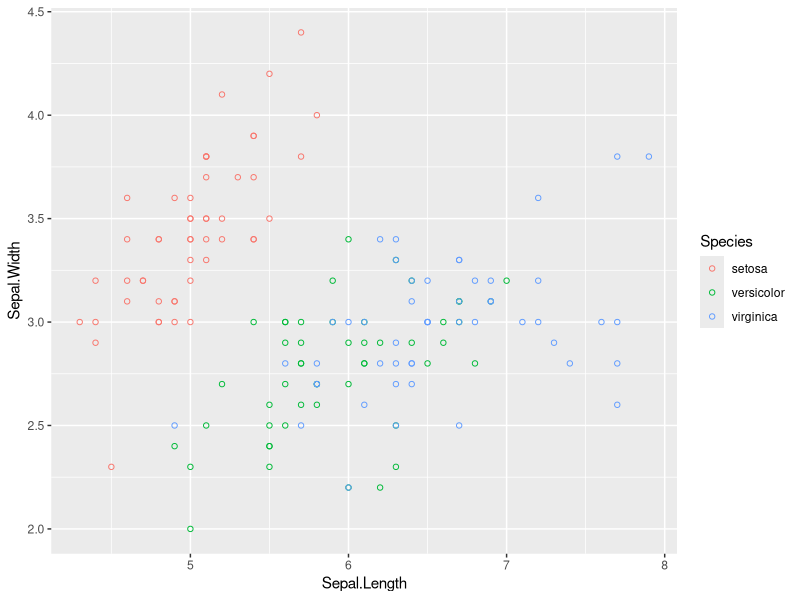
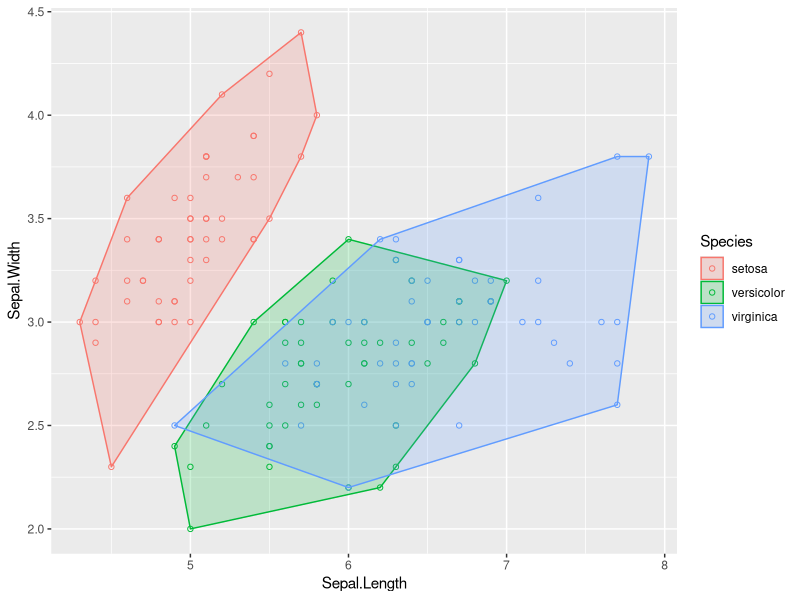

Write R code to recreate these figures, in order.
## ---- chunk 1
knitr::opts_chunk$set(echo = TRUE)
## ---- chunk 2
library(tidyverse)
 
plot <- ggplot(iris, aes(Sepal.Length,
                      Sepal.Width,
                      color = Species))+
geom_point(shape = 21)
 
plot
## ---- chunk 3
# Find the convex hull of the points being plotted
hull <- iris %>% group_by(Species) %>%
slice(chull(Sepal.Length, Sepal.Width))
 
plot + geom_polygon(data = hull, alpha = 0.2,
                 aes(fill = Species,colour = Species))
